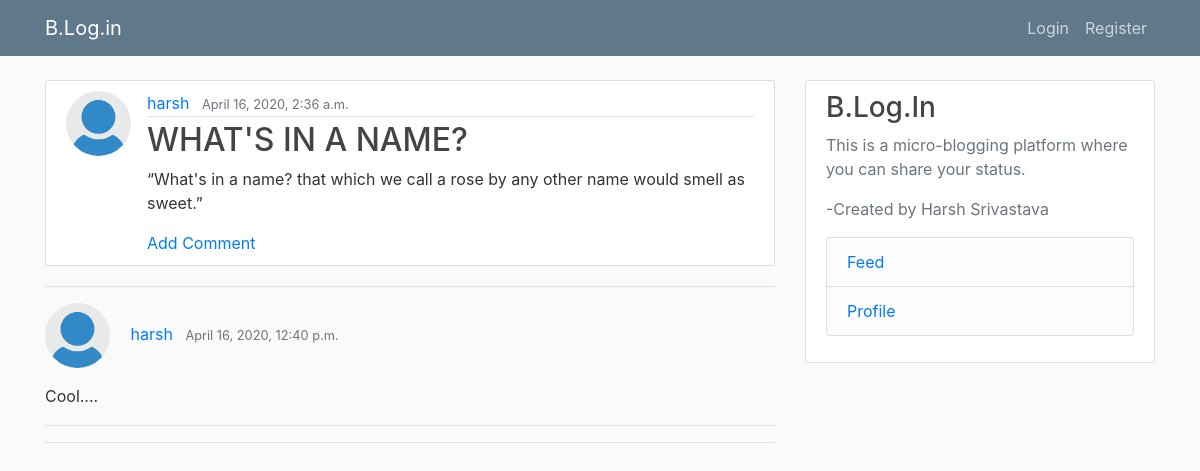
/blog/post/16/, run on the app's committed database.
### blog/models.py (models this page shows, shortened)
class Post(models.Model):
    title=models.CharField(max_length=100)
    content=models.CharField(max_length=280)
    author=models.ForeignKey(User,on_delete=models.CASCADE)
    date_posted=models.DateTimeField(default=timezone.now)

class Comment(models.Model):
    content=models.CharField(max_length=140)
    author=models.ForeignKey(User,on_delete=models.CASCADE)
    post_author=models.ForeignKey(Post,on_delete=models.CASCADE,related_name="comments")
    date_posted=models.DateTimeField(default=timezone.now)
    class Meta:
        ordering=['-date_posted']

### users/models.py (models this page shows, shortened)
class Profile(models.Model):
    user=models.OneToOneField(User,on_delete=models.CASCADE,unique=True)
    profile_pic=models.ImageField(default="default.jpg",upload_to="profile_pics")

### blog/views.py (the view)
# urls.py: path('post/<int:pk>/',PostDetailView.as_view(),name="post-detail"),
class PostDetailView(DetailView):
    model=Post
    context_object_name='post'

### blog/templates/blog/post_detail.html (shortened to what this page needs)
{% extends 'blog/base.html' %}
{% block content %}
			<article class="media content-section">
			<img class="rounded-circle article-img" src="{{post.author.profile.profile_pic.url}}">
			  <div class="media-body">
				<div class="article-metadata">
				  <a class="mr-2" href="{% url 'user-posts' post.author.username %}">{{ post.author }}</a>
				  <small class="text-muted">{{ post.date_posted }}</small>
				</div>
				<h2><a class="article-title" >{{ post.title }}</a></h2>
				<p class="article-content">{{ post.content }}</p>
				<a href="{% url 'comment-create' post.pk %}">Add Comment</a>
			  </div>
			</article>
			<hr>
			{% for comment in post.comments.all %}
				<img class="rounded-circle article-img" src="{{comment.author.profile.profile_pic.url}}">
				<a class="mr-2" href="{% url 'user-posts' post.author.username %}">{{ post.author }}</a>
				<small class="text-muted">{{ comment.date_posted }}</small>
					<div class="article-metadata">
					  <p>{{ comment.content|linebreaks }}</p>
					</div>
				<hr>
			{% empty %}
				<p>No comments here yet :(</p>
			{% endfor %}
{% endblock %}

### blog/templates/blog/base.html (shortened to what this page needs)
{% load static %}
<html>
	<head>
		<link rel="stylesheet" href="https://maxcdn.bootstrapcdn.com/bootstrap/4.0.0/css/bootstrap.min.css">
		<link rel="stylesheet" type="text/css" href={% static 'blog/main.css' %}>
	</head>
	<body>
		<header class="site-header">
		  <nav class="navbar navbar-expand-md navbar-dark bg-steel fixed-top">
			<div class="container">
			  <a class="navbar-brand mr-4" href="{% url 'blog-home' %}">B.Log.in</a>
			  <div class="collapse navbar-collapse" id="navbarToggle">
				<div class="navbar-nav">
				  {% if user.is_authenticated %}
					  <a class="nav-item nav-link" href="{% url 'logout' %}">Logout</a>
					  <a class="nav-item nav-link" href="{% url 'profile' %}">Hi, {{request.user.username}}</a>
				  {% else %}
					  <a class="nav-item nav-link" href="{% url 'login' %}">Login</a>
					  <a class="nav-item nav-link" href="{% url 'register' %}">Register</a>
				  {% endif %}
				</div>
			  </div>
			</div>
		  </nav>
		</header>
		<main role="main" class="container">
		  <div class="row">
			<div class="col-md-8">
			  {% block content %}{% endblock %}
			</div>
			<div class="col-md-4">
			  <div class="content-section">
				<h3>B.Log.In</h3>
				<p class='text-muted'>This is a micro-blogging platform where you can share your status.
				<p class='text-muted'>-Created by Harsh Srivastava
				  <ul class="list-group">
					<li class="list-group-item list-group-item-light"><a href="{% url 'blog-home' %}">Feed</a></li>
					<li class="list-group-item list-group-item-light"><a href="{% url 'profile' %}">Profile</a></li>
				  </ul>
				</p>
			  </div>
			</div>
		  </div>
		</main>
	</body>
</html>

### blog/static/blog/main.css (style rules this page uses)
body { background: #fafafa; color: #333333; margin-top: 5rem; }
h1, h2, h3, h4, h5, h6 { color: #444444; }
ul { margin: 0; }
.bg-steel { background-color: #5f788a; }
.site-header .navbar-nav .nav-link { color: #cbd5db; }
.content-section { background: #ffffff; padding: 10px 20px; border: 1px solid #dddddd; border-radius: 3px; margin-bottom: 20px; }
.article-title { color: #444444; }
.article-content { white-space: pre-line; }
.article-img { height: 65px; width: 65px; margin-right: 16px; }
.article-metadata { padding-bottom: 1px; margin-bottom: 4px; border-bottom: 1px solid #e3e3e3 }

### data on the page
Post: author.profile.profile_pic (placeholder picture), author "harsh", date_posted "April 16, 2020, 2:36 a.m.", title "WHAT'S IN A NAME?", content "“What's in a name? that which we call a rose by any other name would smell as sweet.”"
Comment: author.profile.profile_pic (placeholder picture), date_posted "April 16, 2020, 12:40 p.m.", content "Cool...."
